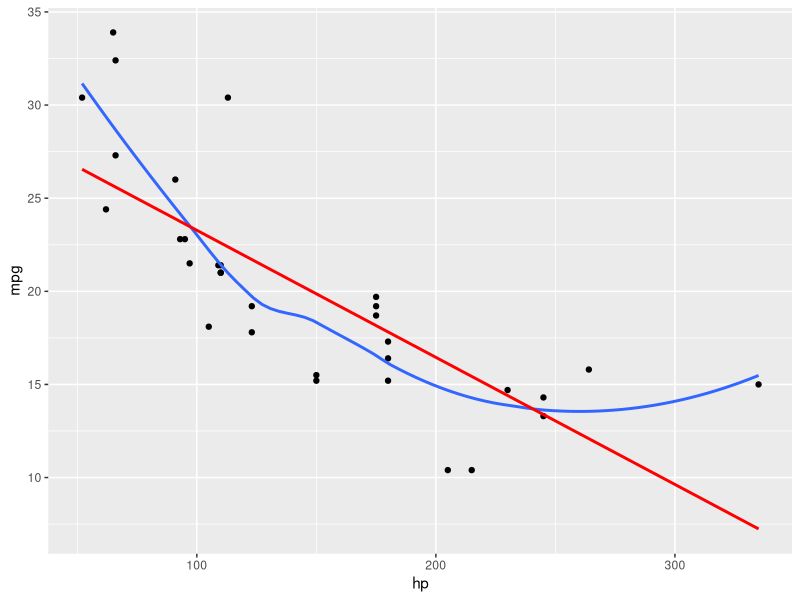

Write R code to recreate this figure.
library(tidyverse)

# First, plot the relationship between horsepower and mpg for cars in the 
# mtcars dataset (which is a dataset internal to R). Show a local regression
# smooth, along with the linear model estimate. 
ggplot(mtcars, aes(x = hp, y = mpg)) + 
  geom_point() + 
  geom_smooth(se = FALSE) +
  geom_smooth(se = FALSE, method = "lm", col = "red")

# The trend is not very linear, but for simplicity, lets assume that it is 
# "linear-ish". Fit a linear model and obtain the coeffcients of the model
# that uses horsepower to predict fuel economy. 
tlm <- lm(mpg ~ hp, data = mtcars)
summary(tlm)

# Use LaTeX to create a model that has the following form
# y_hat = b_0 + b_1*h_p
# where b_0 and b_1 are the model coefficients. 

# Knit the results to pdf to see if your equation rendered properly. 